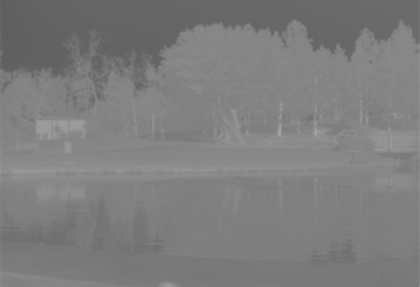
%> input picture Pratica_3/Alargamento_Contraste/lake.png, 420 x 287 px, shrunk from 512 x 350 before the run
$ octave alargamentoDeContraste.m   (GNU Octave 9; MATLAB toolbox functions it lacks are replaced by stand-ins)
%> lines starting %> are read from the running program, lines starting %| are printed output that depends on the picture
%Limpando janelas
close all;
%Limpando variaveis
clear all;

pkg load image;

im = imread('lake.png');
%> im is the input picture: size 287x420 uint8; min 94, max 168, mean 125.1

figure('Name', 'Entrada');

subplot(1,2,1);
imshow(im);
title('Imagem original');

subplot(1,2,2);
imhist(im);
title('Histograma');
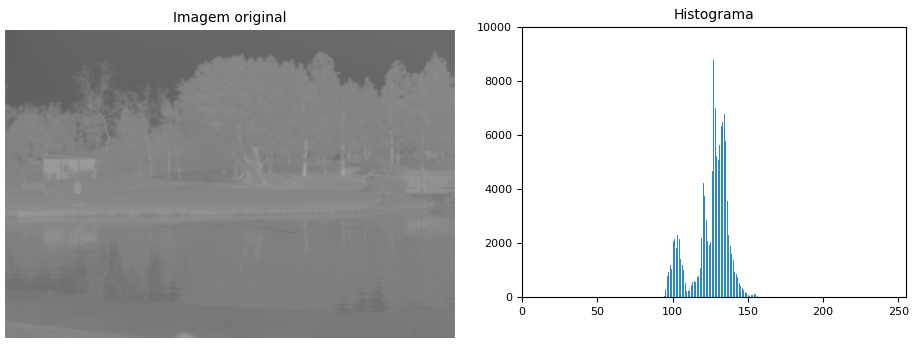
%> figure redrawn from the program's plot data, 2 panels

vetorIntensidade = imhist(im);
%> vetorIntensidade = 256 values, max 8770 at index 128, min 0 at index 1, mean 470.9
qtdIntensidades = 0;

for ( i = 1 : 1 : 256)
    if(vetorIntensidade(i,1) != 0)
      qtdIntensidades++;
    endif
endfor
%> after the loop, qtdIntensidades = 73

vetorAlargado = zeros(256,1);
vetorPosicoes = zeros(qtdIntensidades,1);

p = 1;
cont = 1;

k = round(255/(qtdIntensidades-1))+1;
%> k = 5

for ( i = 1 : 1 : 256)
    if(vetorIntensidade(i,1) != 0)
      vetorAlargado(p,1) = vetorIntensidade(i,1);
      vetorPosicoes(cont,1) = i;
      cont++;
      p+=k;
    endif
endfor
%> after the loop, cont = 74; p = 366; vetorAlargado = 361 values, max 8770 at index 166, min 0 at index 2, mean 333.9; vetorPosicoes = 73 values from 95 to 169

imOriginal = im;

for (i = 1 : 1 : size(im,1))
  for(j = 1 : 1 : size(im,2))
      cont = 1;
      p = 1;
%> (the run ends here)
